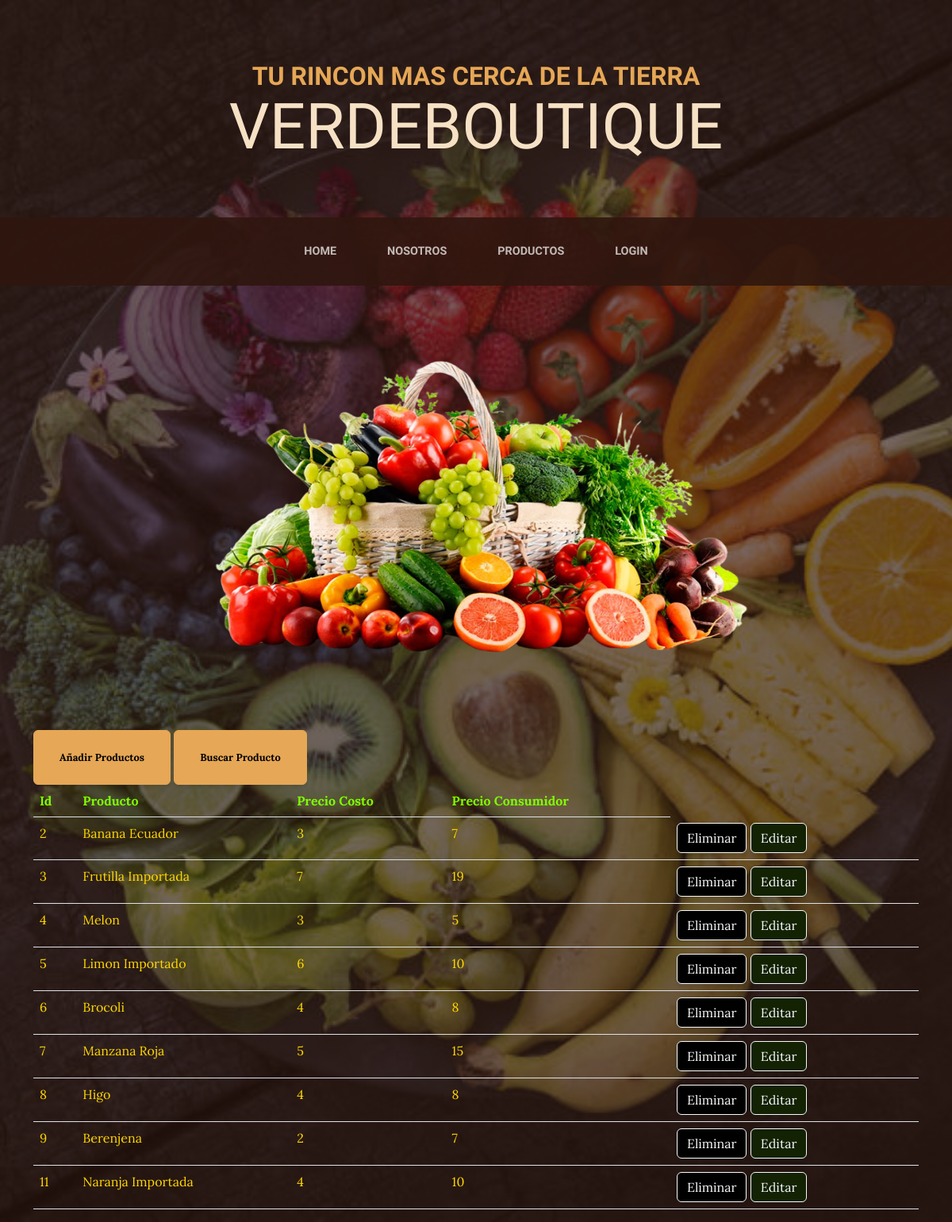
Page /Tienda/Productos/ on the committed database.
### Tienda/models.py (models this page shows)
class Productos(models.Model):
    Prod_name = models.CharField(max_length=50)
    Prod_cost = models.IntegerField()
    Prod_sale = models.IntegerField()
    def __str__(self):
        return f"{self.Prod_name} {self.Prod_cost} {self.Prod_sale}"

### Tienda/views.py (the view)
# urls.py: path("Productos/", views.ver_producto, name='Products'),
def ver_producto(request):
    productos = Productos.objects.all()
    dicc = {"productos": productos}
    print("contenido de productos")
    for producto in productos:
        print(producto.id, producto.Prod_name, producto.Prod_cost, producto.Prod_sale)
    print("contendio dee dicc")
    print(dicc)
    plantilla = loader.get_template("productos.html")
    documento = plantilla.render(dicc)
    print("contenido dede documento")
    print(documento)
    return HttpResponse(documento)

### Tienda/template/productos.html (shortened to what this page needs)
{%extends 'home.html'%}
{%load static%}
{%block contenido%}
        <div class="container" style="margin:auto">
            <a class="btn btn-primary btn-xl" style="margin: auto;" href="{%url 'Nuevo'%}">Añadir Productos</a>
            <a class="btn btn-primary btn-xl" style="margin: auto;" href="{%url 'Buscar'%}">Buscar Producto</a>
            <table class="table">
                <thead>
                    <tr>
                        <th scope="col" style="color: chartreuse;">Id</th>
                        <th scope="col" style="color: chartreuse;">Producto</th>
                        <th scope="col" style="color: chartreuse;">Precio Costo</th>
                        <th scope="col" style="color: chartreuse;">Precio Consumidor</th>
                    </tr>
                </thead>
                <tbody>
                    {%for n in productos%}
                    <tr>
                        <td style="color: gold;">{{n.id}}</td>
                        <td style="color: gold;">{{n.Prod_name}}</td>
                        <td style="color: gold;">{{n.Prod_cost}}</td>
                        <td style="color: gold;">{{n.Prod_sale}}</td>
                        <td>
                        <a type="button" class="btn btn-outline-light" style="background-color: black;" href="{%url 'eliminar_producto' n.id%}">Eliminar</a>
                        <a type="button" class="btn btn-outline-light" style="background-color: rgb(18, 34, 2);" href="{%url 'editar_producto' n.id%}">Editar</a>
                        </td>
                    </tr>
                    {%endfor%}
                </tbody>
            </table>
    </div>
{%endblock%}
{%block encabezado%}
<section class="page-section clearfix">
    <div class="container">
        <div class="" style="text-align: center;">
            <img class="img-fluid mb-3 mb-lg-0 rounded" src="{% static 'Tienda/assets/img/puesto2.png' %}" alt="..." style="width: 700px; height:400px;" />
</section>
{%endblock%}

### rows in the picture
Productos: id "2", Prod_name "Banana Ecuador", Prod_cost "3", Prod_sale "7"
Productos: id "3", Prod_name "Frutilla Importada", Prod_cost "7", Prod_sale "19"
Productos: id "4", Prod_name "Melon", Prod_cost "3", Prod_sale "5"
Productos: id "5", Prod_name "Limon Importado", Prod_cost "6", Prod_sale "10"
Productos: id "6", Prod_name "Brocoli", Prod_cost "4", Prod_sale "8"
Productos: id "7", Prod_name "Manzana Roja", Prod_cost "5", Prod_sale "15"
Productos: id "8", Prod_name "Higo", Prod_cost "4", Prod_sale "8"
Productos: id "9", Prod_name "Berenjena", Prod_cost "2", Prod_sale "7"
Productos: id "11", Prod_name "Naranja Importada", Prod_cost "4", Prod_sale "10"
